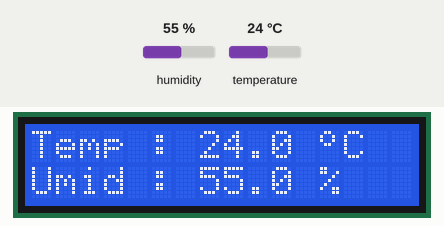
This sketch was run on a simulated Arduino Uno, built with avr-gcc and run on an emulated ATmega328P. Parts: 16×2 character LCD. Inputs (shaded band) come from the test bench; at power-on: humidity 55 %, temperature 24 °C. What the sketch prints to the serial monitor is not drawn.

Above: at 2.6 s.
2.7 s: humidity set to 22 %
At 7.5 s:
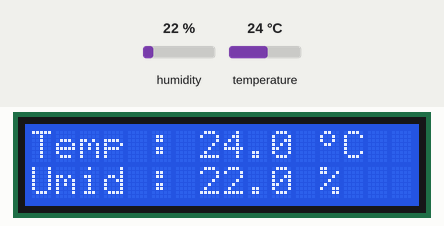
8.1 s: temperature set to 12 °C
At 10.9 s:
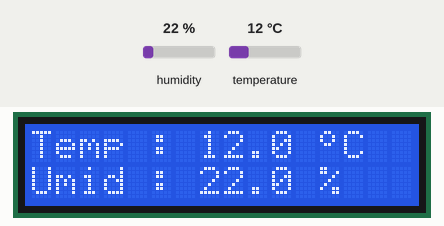
13.5 s: humidity set to 40 %
At 14.4 s:
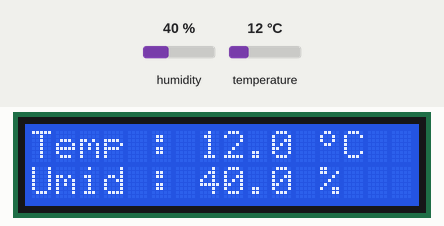
18.9 s: temperature set to 19 °C
At 22.5 s:
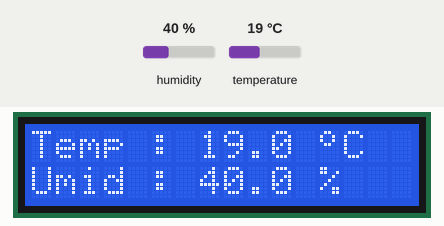
Timing chart, 0 to 24.0 s (numbered marks = the images above; inputs shaded):
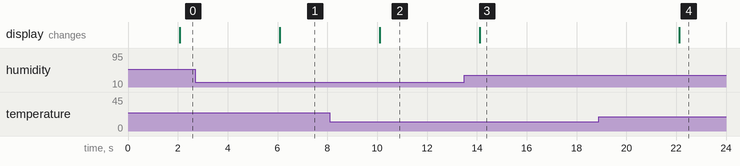

The sketch:

DHT22eLCD16x2.ino
```cpp
// Show Temperature and Humidity from DHT22 sensor into 16x2 LCD. Also display temperature and humidity on Serial Monitor

#include <LiquidCrystal.h> // Load a LCD library
#include <DHT.h> // Load a DHT biblioteca

//Constants
#define DHTPIN 13 // what pin we're connected to
#define DHTTYPE DHT22 // DHT 22  (AM2302)
DHT dht(DHTPIN, DHTTYPE); // Initialize DHT sensor for normal 16mhz Arduino

//Variables
int chk;
float hum;  //Stores humidity value
float temp; //Stores temperature value

//Define os pinos que serão ligados ao LCD
LiquidCrystal lcd(12, 11, 5, 4, 3, 2);

//Array simbolo grau
byte grau[8] = { B00001100,
                 B00010010,
                 B00010010,
                 B00001100,
                 B00000000,
                 B00000000,
                 B00000000,
                 B00000000,
               };

void setup()
{
  Serial.begin(9600); //Inicializa a serial
  dht.begin(); // Inicia o sensor DHT22
  lcd.begin(16, 2); //Inicializa LCD
  lcd.clear(); //Limpa o LCD
  //Cria o caractere customizado com o simbolo do grau
  lcd.createChar(0, grau);
}

void loop()
{
  //Intervalo recomendado para leitura do sensor de 2 segundos
  delay(2000);

  //Read data and store it to variables hum and temp
  hum = dht.readHumidity();
  temp = dht.readTemperature();

  //Print temp and humidity values to serial monitor
  Serial.print("Humidity: ");
  Serial.print(hum);
  Serial.print(" %, Temp: ");
  Serial.print(temp);
  Serial.println(" Celsius");

  //Exibe os dados no display
  lcd.setCursor(0, 0);
  lcd.print("Temp : ");
  lcd.print(" ");
  lcd.setCursor(7, 0);
  lcd.print(temp, 1);
  lcd.setCursor(12, 0);

  //Mostra o simbolo do grau formado pelo array
  lcd.write((byte)0);
  lcd.print("C");

  //Mostra o simbolo do grau quadrado
  //lcd.print((char)223);

  lcd.setCursor(0, 1);
  lcd.print("Umid : ");
  lcd.print(" ");
  lcd.setCursor(7, 1);
  lcd.print(hum, 1);
  lcd.setCursor(12, 1);
  lcd.print("%");


  delay(2000);
}
```

Measured:
- after the input at 2.7 s, the display: changes after 3.4 s (image 1)
- after the input at 8.1 s, the display: changes after 2.0 s (image 2)
- after the input at 13.5 s, the display: changes after 0.61 s (image 3)
- after the input at 18.9 s, the display: changes after 3.2 s (image 4)
